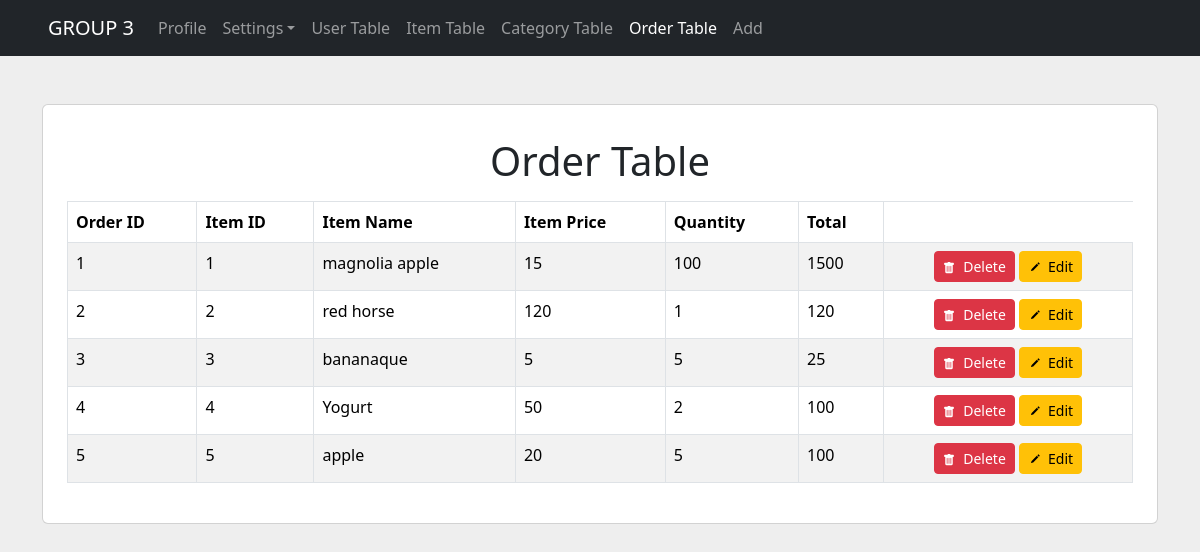
/order.php (signed in), run on the app's committed database.
### tables this page shows
CREATE TABLE `ordertbl` (
  `order_id` int NOT NULL AUTO_INCREMENT,
  `item_id` int DEFAULT NULL,
  `quantity` int DEFAULT NULL,
  `total` double DEFAULT NULL,
  PRIMARY KEY (`order_id`)
);

CREATE TABLE `itemtbl` (
  `item_id` int NOT NULL AUTO_INCREMENT,
  `item_name` text NOT NULL,
  `item_price` double NOT NULL,
  `item_quantity` int NOT NULL,
  `category_id` int NOT NULL,
  PRIMARY KEY (`item_id`),
  KEY `category_id_idx` (`category_id`),
  CONSTRAINT `category_id` FOREIGN KEY (`category_id`) REFERENCES `categorytbl` (`category_id`)
);

### order.php (the view, shortened to what this page needs)
<?php
    include 'operation/sessioncheck.php';
    $tbl = "ordertbl";
    $loc = "order";
?>
<!doctype html>
<html lang="en">
<head>
    <link rel="stylesheet" href="./css/bootstrap.min.css">
</head>
<body style="background-color: #eee">
<nav class="navbar navbar-expand navbar-dark bg-dark sticky-top px-5 text-secondary">
    <a class="navbar-brand" href="#">GROUP 3</a>
    <div class="collapse navbar-collapse" id="navbarSupportedContent">
        <ul class="navbar-nav mr-auto">
            <li class="nav-item">
                <a class="nav-link" href="profile.php">Profile</a>
            </li>
            <li class="nav-item dropdown">
                <a class="nav-link dropdown-toggle" data-bs-toggle="dropdown" href="#" role="button" aria-expanded="false">Settings</a>
            </li>
            <li class="nav-item">
                <a class="nav-link" href="index.php">User Table</span></a>
            </li>
            <li class="nav-item">
                <a class="nav-link" href="items.php">Item Table</a>
            </li>
            <li class="nav-item">
                <a class="nav-link" href="category.php">Category Table</a>
            </li>
            <li class="nav-item">
                <a class="nav-link active" href="order.php">Order Table</a>
            </li>
            <li class="nav-item">
                <a class="nav-link" href="add.php">Add</a>
            </li>
        </ul>
    </div>
</nav>
<div class="container pt-5">
    <div class="card p-4">
        <h1 class="py-2 text-center">Order Table</h1>
        <?php
        $sql = "select {$tbl}.*, itemtbl.item_name, itemtbl.item_price from {$tbl} inner join itemtbl on {$tbl}.item_id = itemtbl.item_id";
        $query = $conn->query($sql);
        if ($query->num_rows > 0) {
            echo "<table class='table table-hover table-striped table-bordered'>
                        <tr>
                        <thead>
                            <th>Order ID</th>
                            <th>Item ID</th>
                            <th>Item Name</th>
                            <th>Item Price</th>
                            <th>Quantity</th>
                            <th>Total</th>
                        </thead>
                        </tr>";
            while($row = $query -> fetch_assoc()){
                $id = $row['order_id'];
                $item_id = $row['item_id'];
                $item_name = $row['item_name'];
                $item_price = $row['item_price'];
                $quantity = $row['quantity'];
                $total = $row['total'];
                echo "<tr>";
                echo "<td>$id</td>";
                echo "<td>$item_id</td>";
                echo "<td>$item_name</td>";
                echo "<td>$item_price</td>";
                echo "<td>$quantity</td>";
                echo "<td>$total</td>";
                echo "<td class='text-center'>
                            <a href='operation/delete.php?id=$id&tbl=$tbl&loc=$loc' class='btn btn-danger btn-sm' onclick='return confirm(`Are you sure you want to delete this row?`)'>
                            <svg xmlns='http://www.w3.org/2000/svg' width='12' height='12' fill='currentColor' class='bi bi-trash-fill flex-shrink-0 me-2' viewBox='0 0 16 16'>
                              <path d='M2.5 1a1 1 0 0 0-1 1v1a1 1 0 0 0 1 1H3v9a2 2 0 0 0 2 2h6a2 2 0 0 0 2-2V4h.5a1 1 0 0 0 1-1V2a1 1 0 0 0-1-1H10a1 1 0 0 0-1-1H7a1 1 0 0 0-1 1H2.5zm3 4a.5.5 0 0 1 .5.5v7a.5.5 0 0 1-1 0v-7a.5.5 0 0 1 .5-.5zM8 5a.5.5 0 0 1 .5.5v7a.5.5 0 0 1-1 0v-7A.5.5 0 0 1 8 5zm3 .5v7a.5.5 0 0 1-1 0v-7a.5.5 0 0 1 1 0z'/>
                            </svg>Delete</a>
                            <a href='editorder.php?id=$id&from=order' class='btn btn-warning btn-sm'>
                            <svg xmlns='http://www.w3.org/2000/svg' width='12' height='12' fill='currentColor' class='bi bi-x-lg flex-shrink-0 me-2' viewBox='0 0 16 16'>
                              <path d='M15.502 1.94a.5.5 0 0 1 0 .706L14.459 3.69l-2-2L13.502.646a.5.5 0 0 1 .707 0l1.293 1.293zm-1.75 2.456-2-2L4.939 9.21a.5.5 0 0 0-.121.196l-.805 2.414a.25.25 0 0 0 .316.316l2.414-.805a.5.5 0 0 0 .196-.12l6.813-6.814z'/>
                            </svg>Edit</a>
                        </td>";
                echo "</tr>";
            }
            echo "</table>";
        } else {
            echo "<div class='alert alert-danger d-flex align-items-center' role='alert'>
                        <div>Empty table.</div>
                    </div>";
        }
        ?>
    </div>
</div>
</body>
</html>

### data on the page
ordertbl: order_id "1", item "1", item.item_name "magnolia apple", item.item_price "15", quantity "100", total "1500"
ordertbl: order_id "2", item "2", item.item_name "red horse", item.item_price "120", quantity "1", total "120"
ordertbl: order_id "3", item "3", item.item_name "bananaque", item.item_price "5", quantity "5", total "25"
ordertbl: order_id "4", item "4", item.item_name "Yogurt", item.item_price "50", quantity "2", total "100"
ordertbl: order_id "5", item "5", item.item_name "apple", item.item_price "20", quantity "5", total "100"
